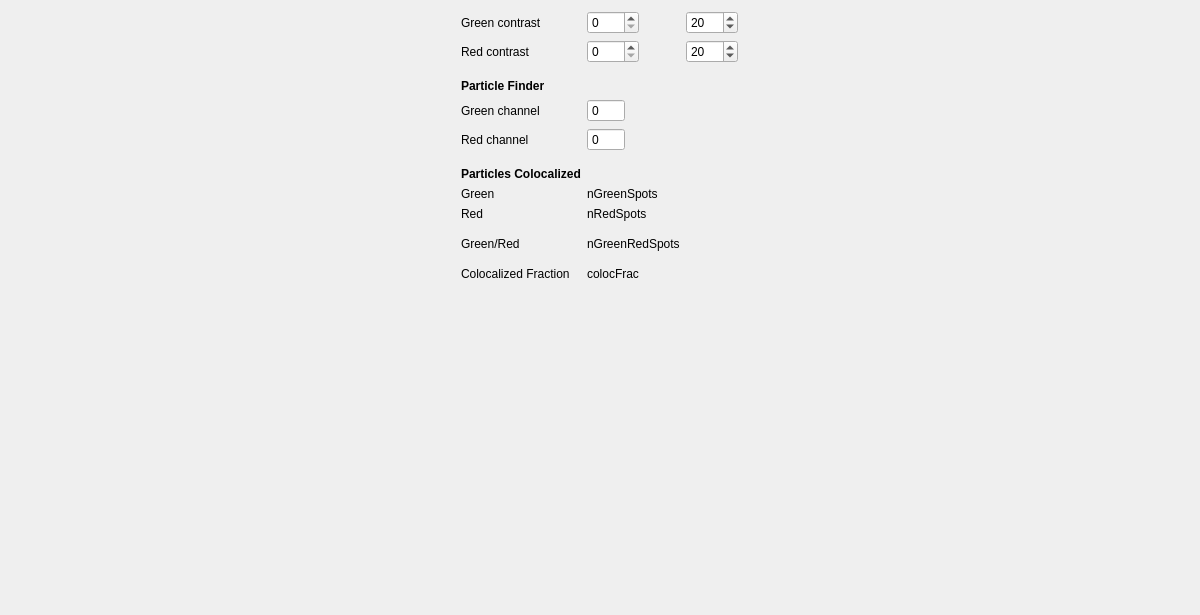
<?xml version="1.0" encoding="UTF-8"?>
<ui version="4.0">
 <class>MainWindow</class>
 <widget class="QMainWindow" name="MainWindow">
  <property name="geometry">
   <rect>
    <x>0</x>
    <y>0</y>
    <width>1200</width>
    <height>615</height>
   </rect>
  </property>
  <property name="minimumSize">
   <size>
    <width>1200</width>
    <height>300</height>
   </size>
  </property>
  <property name="maximumSize">
   <size>
    <width>5000</width>
    <height>2000</height>
   </size>
  </property>
  <property name="focusPolicy">
   <enum>Qt::ClickFocus</enum>
  </property>
  <property name="windowTitle">
   <string notr="true">Images</string>
  </property>
  <property name="statusTip">
   <string notr="true"/>
  </property>
  <property name="whatsThis">
   <string notr="true"/>
  </property>
  <property name="accessibleName">
   <string notr="true"/>
  </property>
  <property name="autoFillBackground">
   <bool>false</bool>
  </property>
  <property name="styleSheet">
   <string notr="true"/>
  </property>
  <property name="documentMode">
   <bool>false</bool>
  </property>
  <property name="dockNestingEnabled">
   <bool>false</bool>
  </property>
  <property name="unifiedTitleAndToolBarOnMac">
   <bool>false</bool>
  </property>
  <widget class="QWidget" name="centralWidget">
   <property name="styleSheet">
    <string notr="true">background rgb(0,0,0)</string>
   </property>
   <layout class="QGridLayout" name="gridLayout_2">
    <item row="1" column="1">
     <layout class="QGridLayout" name="gridLayout">
      <property name="sizeConstraint">
       <enum>QLayout::SetDefaultConstraint</enum>
      </property>
      <property name="verticalSpacing">
       <number>-1</number>
      </property>
      <item row="0" column="1">
       <widget class="QDoubleSpinBox" name="contrastBoxLoGreen">
        <property name="sizePolicy">
         <sizepolicy hsizetype="Fixed" vsizetype="Fixed">
          <horstretch>0</horstretch>
          <verstretch>0</verstretch>
         </sizepolicy>
        </property>
        <property name="minimumSize">
         <size>
          <width>52</width>
          <height>21</height>
         </size>
        </property>
        <property name="frame">
         <bool>true</bool>
        </property>
        <property name="correctionMode">
         <enum>QAbstractSpinBox::CorrectToNearestValue</enum>
        </property>
        <property name="keyboardTracking">
         <bool>false</bool>
        </property>
        <property name="decimals">
         <number>0</number>
        </property>
        <property name="maximum">
         <double>100.000000000000000</double>
        </property>
        <property name="singleStep">
         <double>1.000000000000000</double>
        </property>
       </widget>
      </item>
      <item row="3" column="0">
       <widget class="QLabel" name="labelLowerThres">
        <property name="font">
         <font>
          <weight>75</weight>
          <bold>true</bold>
         </font>
        </property>
        <property name="text">
         <string>Particle Finder</string>
        </property>
       </widget>
      </item>
      <item row="11" column="1">
       <widget class="QLabel" name="labelColocGreenRedSpots">
        <property name="text">
         <string>nGreenRedSpots</string>
        </property>
       </widget>
      </item>
      <item row="13" column="0">
       <widget class="QLabel" name="labelColocFraction">
        <property name="sizePolicy">
         <sizepolicy hsizetype="Fixed" vsizetype="Preferred">
          <horstretch>0</horstretch>
          <verstretch>0</verstretch>
         </sizepolicy>
        </property>
        <property name="text">
         <string>Colocalized Fraction</string>
        </property>
       </widget>
      </item>
      <item row="0" column="2">
       <widget class="QDoubleSpinBox" name="contrastBoxHiGreen">
        <property name="sizePolicy">
         <sizepolicy hsizetype="Fixed" vsizetype="Preferred">
          <horstretch>0</horstretch>
          <verstretch>0</verstretch>
         </sizepolicy>
        </property>
        <property name="minimumSize">
         <size>
          <width>52</width>
          <height>21</height>
         </size>
        </property>
        <property name="frame">
         <bool>true</bool>
        </property>
        <property name="correctionMode">
         <enum>QAbstractSpinBox::CorrectToNearestValue</enum>
        </property>
        <property name="keyboardTracking">
         <bool>false</bool>
        </property>
        <property name="decimals">
         <number>0</number>
        </property>
        <property name="maximum">
         <double>100.000000000000000</double>
        </property>
        <property name="singleStep">
         <double>1.000000000000000</double>
        </property>
        <property name="value">
         <double>20.000000000000000</double>
        </property>
       </widget>
      </item>
      <item row="6" column="0">
       <spacer name="verticalSpacer_5">
        <property name="orientation">
         <enum>Qt::Vertical</enum>
        </property>
        <property name="sizeType">
         <enum>QSizePolicy::Preferred</enum>
        </property>
        <property name="sizeHint" stdset="0">
         <size>
          <width>20</width>
          <height>10</height>
         </size>
        </property>
       </spacer>
      </item>
      <item row="4" column="0">
       <widget class="QLabel" name="labelGreenVal">
        <property name="sizePolicy">
         <sizepolicy hsizetype="Fixed" vsizetype="Preferred">
          <horstretch>0</horstretch>
          <verstretch>0</verstretch>
         </sizepolicy>
        </property>
        <property name="text">
         <string>Green channel</string>
        </property>
       </widget>
      </item>
      <item row="10" column="0">
       <spacer name="verticalSpacer_6">
        <property name="orientation">
         <enum>Qt::Vertical</enum>
        </property>
        <property name="sizeType">
         <enum>QSizePolicy::Preferred</enum>
        </property>
        <property name="sizeHint" stdset="0">
         <size>
          <width>20</width>
          <height>10</height>
         </size>
        </property>
       </spacer>
      </item>
      <item row="9" column="0">
       <widget class="QLabel" name="labelRed">
        <property name="sizePolicy">
         <sizepolicy hsizetype="Fixed" vsizetype="Preferred">
          <horstretch>0</horstretch>
          <verstretch>0</verstretch>
         </sizepolicy>
        </property>
        <property name="text">
         <string>Red</string>
        </property>
       </widget>
      </item>
      <item row="0" column="0">
       <widget class="QLabel" name="labelContrastGreen">
        <property name="sizePolicy">
         <sizepolicy hsizetype="Fixed" vsizetype="Preferred">
          <horstretch>0</horstretch>
          <verstretch>0</verstretch>
         </sizepolicy>
        </property>
        <property name="text">
         <string>Green contrast</string>
        </property>
       </widget>
      </item>
      <item row="5" column="0">
       <widget class="QLabel" name="labelRedVal">
        <property name="sizePolicy">
         <sizepolicy hsizetype="Fixed" vsizetype="Preferred">
          <horstretch>0</horstretch>
          <verstretch>0</verstretch>
         </sizepolicy>
        </property>
        <property name="text">
         <string>Red channel</string>
        </property>
       </widget>
      </item>
      <item row="14" column="1">
       <spacer name="verticalSpacer">
        <property name="orientation">
         <enum>Qt::Vertical</enum>
        </property>
        <property name="sizeHint" stdset="0">
         <size>
          <width>20</width>
          <height>40</height>
         </size>
        </property>
       </spacer>
      </item>
      <item row="5" column="1" colspan="2">
       <widget class="QSpinBox" name="spotsRedSpinBox">
        <property name="sizePolicy">
         <sizepolicy hsizetype="Fixed" vsizetype="Fixed">
          <horstretch>0</horstretch>
          <verstretch>0</verstretch>
         </sizepolicy>
        </property>
        <property name="styleSheet">
         <string notr="true"/>
        </property>
        <property name="buttonSymbols">
         <enum>QAbstractSpinBox::NoButtons</enum>
        </property>
        <property name="correctionMode">
         <enum>QAbstractSpinBox::CorrectToPreviousValue</enum>
        </property>
        <property name="keyboardTracking">
         <bool>false</bool>
        </property>
        <property name="maximum">
         <number>9999</number>
        </property>
       </widget>
      </item>
      <item row="13" column="1">
       <widget class="QLabel" name="labelColocFractionVal">
        <property name="text">
         <string>colocFrac</string>
        </property>
       </widget>
      </item>
      <item row="8" column="0">
       <widget class="QLabel" name="labelGreen">
        <property name="sizePolicy">
         <sizepolicy hsizetype="Fixed" vsizetype="Preferred">
          <horstretch>0</horstretch>
          <verstretch>0</verstretch>
         </sizepolicy>
        </property>
        <property name="text">
         <string>Green</string>
        </property>
       </widget>
      </item>
      <item row="4" column="1" colspan="2">
       <widget class="QSpinBox" name="spotsGrnSpinBox">
        <property name="sizePolicy">
         <sizepolicy hsizetype="Fixed" vsizetype="Fixed">
          <horstretch>0</horstretch>
          <verstretch>0</verstretch>
         </sizepolicy>
        </property>
        <property name="styleSheet">
         <string notr="true"/>
        </property>
        <property name="buttonSymbols">
         <enum>QAbstractSpinBox::NoButtons</enum>
        </property>
        <property name="correctionMode">
         <enum>QAbstractSpinBox::CorrectToPreviousValue</enum>
        </property>
        <property name="keyboardTracking">
         <bool>false</bool>
        </property>
        <property name="maximum">
         <number>9999</number>
        </property>
       </widget>
      </item>
      <item row="8" column="1">
       <widget class="QLabel" name="labelGreenSpots">
        <property name="sizePolicy">
         <sizepolicy hsizetype="Fixed" vsizetype="Preferred">
          <horstretch>0</horstretch>
          <verstretch>0</verstretch>
         </sizepolicy>
        </property>
        <property name="text">
         <string>nGreenSpots</string>
        </property>
       </widget>
      </item>
      <item row="7" column="0">
       <widget class="QLabel" name="labelParticlesColoc">
        <property name="font">
         <font>
          <weight>75</weight>
          <bold>true</bold>
         </font>
        </property>
        <property name="text">
         <string>Particles Colocalized</string>
        </property>
       </widget>
      </item>
      <item row="9" column="1">
       <widget class="QLabel" name="labelRedSpots">
        <property name="sizePolicy">
         <sizepolicy hsizetype="Fixed" vsizetype="Preferred">
          <horstretch>0</horstretch>
          <verstretch>0</verstretch>
         </sizepolicy>
        </property>
        <property name="text">
         <string>nRedSpots</string>
        </property>
       </widget>
      </item>
      <item row="1" column="1">
       <widget class="QDoubleSpinBox" name="contrastBoxLoRed">
        <property name="sizePolicy">
         <sizepolicy hsizetype="Fixed" vsizetype="Fixed">
          <horstretch>0</horstretch>
          <verstretch>0</verstretch>
         </sizepolicy>
        </property>
        <property name="minimumSize">
         <size>
          <width>52</width>
          <height>21</height>
         </size>
        </property>
        <property name="frame">
         <bool>true</bool>
        </property>
        <property name="correctionMode">
         <enum>QAbstractSpinBox::CorrectToNearestValue</enum>
        </property>
        <property name="keyboardTracking">
         <bool>false</bool>
        </property>
        <property name="decimals">
         <number>0</number>
        </property>
        <property name="maximum">
         <double>100.000000000000000</double>
        </property>
        <property name="singleStep">
         <double>1.000000000000000</double>
        </property>
       </widget>
      </item>
      <item row="2" column="0">
       <spacer name="verticalSpacer_3">
        <property name="orientation">
         <enum>Qt::Vertical</enum>
        </property>
        <property name="sizeType">
         <enum>QSizePolicy::Preferred</enum>
        </property>
        <property name="sizeHint" stdset="0">
         <size>
          <width>20</width>
          <height>10</height>
         </size>
        </property>
       </spacer>
      </item>
      <item row="1" column="2">
       <widget class="QDoubleSpinBox" name="contrastBoxHiRed">
        <property name="sizePolicy">
         <sizepolicy hsizetype="Fixed" vsizetype="Fixed">
          <horstretch>0</horstretch>
          <verstretch>0</verstretch>
         </sizepolicy>
        </property>
        <property name="minimumSize">
         <size>
          <width>52</width>
          <height>21</height>
         </size>
        </property>
        <property name="frame">
         <bool>true</bool>
        </property>
        <property name="correctionMode">
         <enum>QAbstractSpinBox::CorrectToNearestValue</enum>
        </property>
        <property name="keyboardTracking">
         <bool>false</bool>
        </property>
        <property name="decimals">
         <number>0</number>
        </property>
        <property name="maximum">
         <double>100.000000000000000</double>
        </property>
        <property name="singleStep">
         <double>1.000000000000000</double>
        </property>
        <property name="value">
         <double>20.000000000000000</double>
        </property>
       </widget>
      </item>
      <item row="11" column="0">
       <widget class="QLabel" name="labelColocGreenRed">
        <property name="sizePolicy">
         <sizepolicy hsizetype="Fixed" vsizetype="Preferred">
          <horstretch>0</horstretch>
          <verstretch>0</verstretch>
         </sizepolicy>
        </property>
        <property name="text">
         <string>Green/Red</string>
        </property>
       </widget>
      </item>
      <item row="1" column="0">
       <widget class="QLabel" name="labelContrastRed">
        <property name="sizePolicy">
         <sizepolicy hsizetype="Fixed" vsizetype="Preferred">
          <horstretch>0</horstretch>
          <verstretch>0</verstretch>
         </sizepolicy>
        </property>
        <property name="text">
         <string>Red contrast</string>
        </property>
       </widget>
      </item>
      <item row="12" column="0">
       <spacer name="verticalSpacer_7">
        <property name="orientation">
         <enum>Qt::Vertical</enum>
        </property>
        <property name="sizeType">
         <enum>QSizePolicy::Preferred</enum>
        </property>
        <property name="sizeHint" stdset="0">
         <size>
          <width>20</width>
          <height>10</height>
         </size>
        </property>
       </spacer>
      </item>
     </layout>
    </item>
    <item row="1" column="0">
     <layout class="QHBoxLayout" name="LayoutBox"/>
    </item>
   </layout>
  </widget>
 </widget>
 <layoutdefault spacing="6" margin="11"/>
 <tabstops>
  <tabstop>contrastBoxHiGreen</tabstop>
  <tabstop>contrastBoxHiRed</tabstop>
  <tabstop>spotsGrnSpinBox</tabstop>
 </tabstops>
 <resources/>
 <connections/>
</ui>
